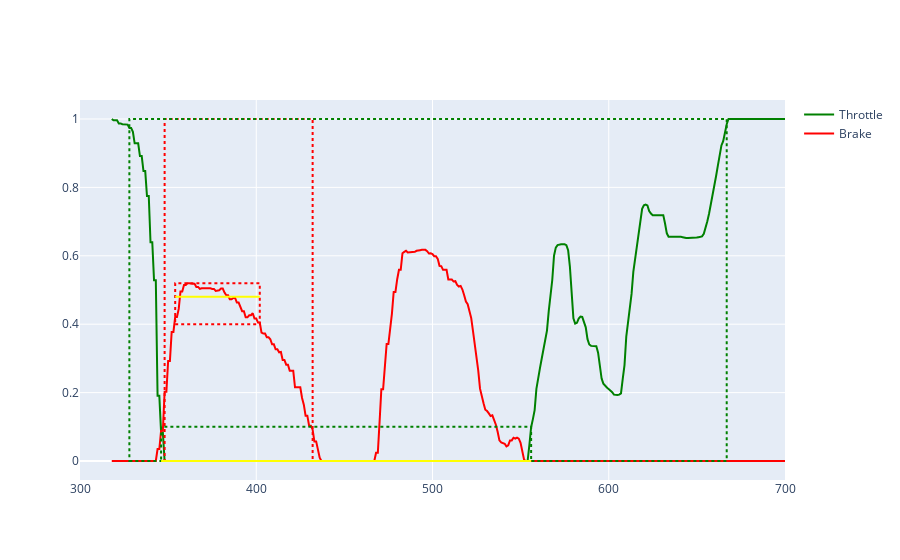
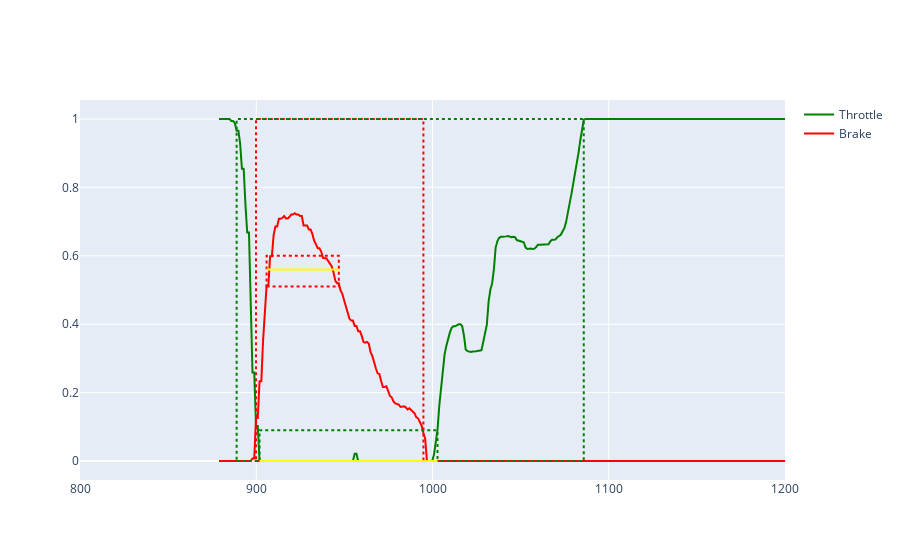
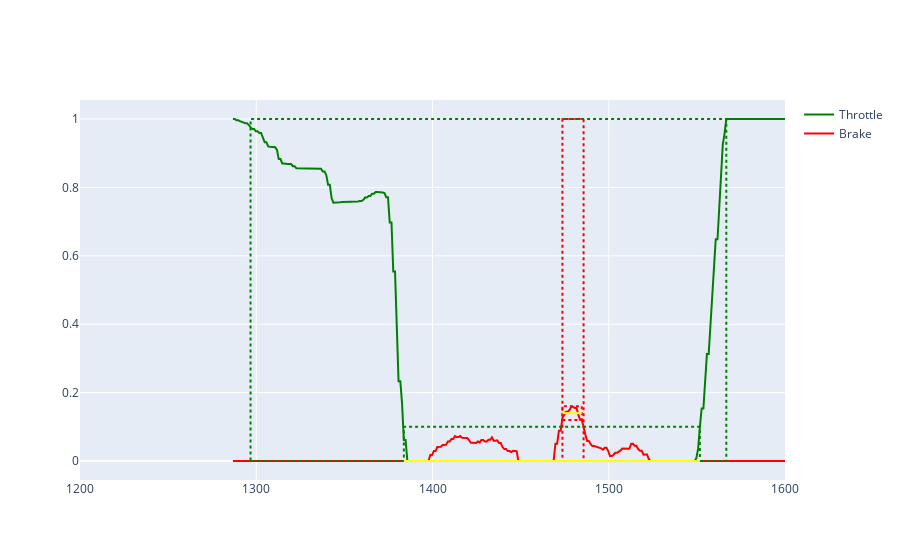
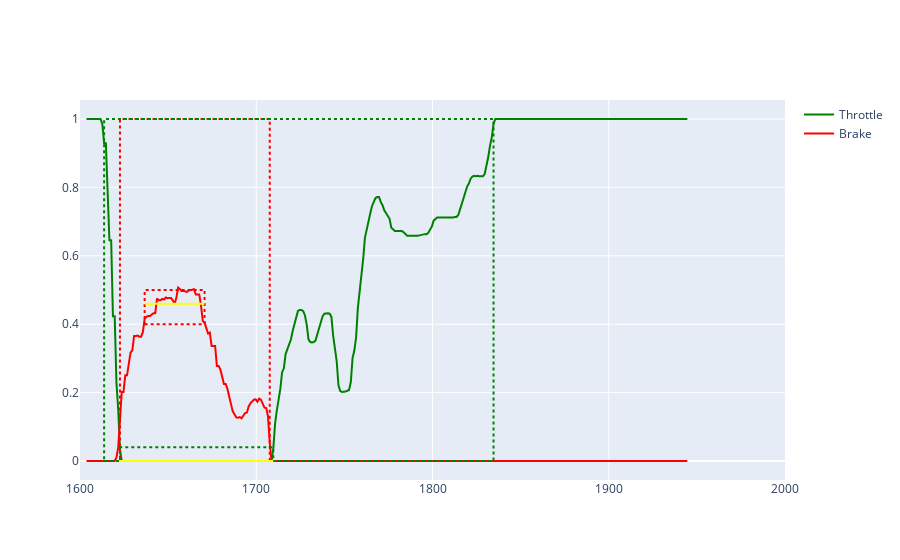

The notebook cell these images were saved under, in order:
### Code cell
brake_feature_args = {
    "brake_threshold": 0.1,
}
throttle_features_args = {
    # "throttle_threshold": 0.98,
}
sector_dfs = []


for i in range(len(sector_start_end)):
    start = sector_start_end[i]["start"]
    end = sector_start_end[i]["end"]
    sector = analyzer.section_df(track_df, sector_start_end[i]["start"], sector_start_end[i]["end"])
    if start > end:
        # add track_length to all distances that are less than start
        sector["DistanceRoundTrack"] = sector["DistanceRoundTrack"].apply(
            lambda x: x + track_df["DistanceRoundTrack"].max() if x < start else x
        )
    sector_dfs.append(sector)
    fig = lap_fig(sector, columns=["Throttle", "Brake"])
    # fig = lap_fig(sector, columns=["Throttle", "Brake", "SteeringAngle"])
    # lap_fig(sector, columns=["SteeringAngle"], fig=fig)

    throttle_or_brake = analyzer.sector_type(sector)

    # if throttle_or_brake == "brake":
    #     continue
    # if i != 2:
    #     continue
    # fig.show()
    title = f"{i} - {throttle_or_brake}<br>"

    brake_features = analyzer.brake_features(sector, **brake_feature_args)
    title += f"brake: {brake_features}<br>"
    if brake_features:  # and throttle_or_brake == "brake":
        fig_add_features(fig, brake_features)

    throttle_features = analyzer.throttle_features(sector, **throttle_features_args)
    if throttle_features:  # and throttle_or_brake == "throttle":
        fig_add_features(fig, throttle_features, color="green")
    title += f"throttle: {throttle_features}"

    # fig.update_layout(title=dict(text=title, font=dict(size=8)))

    fig.show()

### Figure 1 — Plotly figure (JSON) as saved in the notebook; plotly's stock layout.template omitted (floating-point values rounded to 4 significant figures; data arrays with more than 128 entries replaced by an {"elided": "..."} marker saying what was removed)
{"data": [{"line": {"color": "green"}, "marker": {"size": 1}, "name": "Throttle", "showlegend": true, "type": "scatter", "x": {"elided": "560 float values"}, "y": {"elided": "560 float values"}}, {"line": {"color": "red"}, "marker": {"size": 1}, "name": "Brake", "showlegend": true, "type": "scatter", "x": {"elided": "560 float values"}, "y": {"elided": "560 float values"}}], "layout": {"shapes": [{"line": {"color": "red", "dash": "dot", "width": 2}, "type": "rect", "x0": 348.0, "x1": 432.0, "xref": "x", "y0": 0, "y1": 1, "yref": "y"}, {"line": {"color": "red", "dash": "dot", "width": 2}, "type": "rect", "x0": 354.0, "x1": 402, "xref": "x", "y0": 0.4, "y1": 0.52, "yref": "y"}, {"line": {"color": "yellow", "width": 2}, "type": "line", "x0": 354.0, "x1": 402, "xref": "x", "y0": 0.48, "y1": 0.48, "yref": "y"}, {"line": {"color": "green", "dash": "dot", "width": 2}, "type": "rect", "x0": 328.0, "x1": 666.9, "xref": "x", "y0": 0, "y1": 1, "yref": "y"}, {"line": {"color": "green", "dash": "dot", "width": 2}, "type": "rect", "x0": 346.0, "x1": 556.0, "xref": "x", "y0": 0, "y1": 0.1, "yref": "y"}, {"line": {"color": "yellow", "width": 2}, "type": "line", "x0": 346.0, "x1": 556.0, "xref": "x", "y0": 0, "y1": 0, "yref": "y"}], "xaxis": {"dtick": 100, "range": [300, 700]}}}

### Figure 2 — Plotly figure (JSON) as saved in the notebook; plotly's stock layout.template omitted (floating-point values rounded to 4 significant figures; data arrays with more than 128 entries replaced by an {"elided": "..."} marker saying what was removed)
{"data": [{"line": {"color": "green"}, "marker": {"size": 1}, "name": "Throttle", "showlegend": true, "type": "scatter", "x": {"elided": "407 float values"}, "y": {"elided": "407 float values"}}, {"line": {"color": "red"}, "marker": {"size": 1}, "name": "Brake", "showlegend": true, "type": "scatter", "x": {"elided": "407 float values"}, "y": {"elided": "407 float values"}}], "layout": {"shapes": [{"line": {"color": "red", "dash": "dot", "width": 2}, "type": "rect", "x0": 899.9, "x1": 994.8, "xref": "x", "y0": 0, "y1": 1, "yref": "y"}, {"line": {"color": "red", "dash": "dot", "width": 2}, "type": "rect", "x0": 905.9, "x1": 946.9, "xref": "x", "y0": 0.51, "y1": 0.6, "yref": "y"}, {"line": {"color": "yellow", "width": 2}, "type": "line", "x0": 905.9, "x1": 946.9, "xref": "x", "y0": 0.56, "y1": 0.56, "yref": "y"}, {"line": {"color": "green", "dash": "dot", "width": 2}, "type": "rect", "x0": 888.9, "x1": 1086.0, "xref": "x", "y0": 0, "y1": 1, "yref": "y"}, {"line": {"color": "green", "dash": "dot", "width": 2}, "type": "rect", "x0": 901.9, "x1": 1003.0, "xref": "x", "y0": 0, "y1": 0.09, "yref": "y"}, {"line": {"color": "yellow", "width": 2}, "type": "line", "x0": 901.9, "x1": 1003.0, "xref": "x", "y0": 0, "y1": 0, "yref": "y"}], "xaxis": {"dtick": 100, "range": [800, 1200]}}}

### Figure 3 — Plotly figure (JSON) as saved in the notebook; plotly's stock layout.template omitted (floating-point values rounded to 4 significant figures; data arrays with more than 128 entries replaced by an {"elided": "..."} marker saying what was removed)
{"data": [{"line": {"color": "green"}, "marker": {"size": 1}, "name": "Throttle", "showlegend": true, "type": "scatter", "x": {"elided": "316 float values"}, "y": {"elided": "316 float values"}}, {"line": {"color": "red"}, "marker": {"size": 1}, "name": "Brake", "showlegend": true, "type": "scatter", "x": {"elided": "316 float values"}, "y": {"elided": "316 float values"}}], "layout": {"shapes": [{"line": {"color": "red", "dash": "dot", "width": 2}, "type": "rect", "x0": 1474.0, "x1": 1486.0, "xref": "x", "y0": 0, "y1": 1, "yref": "y"}, {"line": {"color": "red", "dash": "dot", "width": 2}, "type": "rect", "x0": 1474.0, "x1": 1485.0, "xref": "x", "y0": 0.12, "y1": 0.16, "yref": "y"}, {"line": {"color": "yellow", "width": 2}, "type": "line", "x0": 1474.0, "x1": 1485.0, "xref": "x", "y0": 0.14, "y1": 0.14, "yref": "y"}, {"line": {"color": "green", "dash": "dot", "width": 2}, "type": "rect", "x0": 1297.0, "x1": 1567.0, "xref": "x", "y0": 0, "y1": 1, "yref": "y"}, {"line": {"color": "green", "dash": "dot", "width": 2}, "type": "rect", "x0": 1384.0, "x1": 1552.0, "xref": "x", "y0": 0, "y1": 0.1, "yref": "y"}, {"line": {"color": "yellow", "width": 2}, "type": "line", "x0": 1384.0, "x1": 1552.0, "xref": "x", "y0": 0, "y1": 0, "yref": "y"}], "xaxis": {"dtick": 100, "range": [1200, 1600]}}}

### Figure 4 — Plotly figure (JSON) as saved in the notebook; plotly's stock layout.template omitted (floating-point values rounded to 4 significant figures; data arrays with more than 128 entries replaced by an {"elided": "..."} marker saying what was removed)
{"data": [{"line": {"color": "green"}, "marker": {"size": 1}, "name": "Throttle", "showlegend": true, "type": "scatter", "x": {"elided": "342 float values"}, "y": {"elided": "342 float values"}}, {"line": {"color": "red"}, "marker": {"size": 1}, "name": "Brake", "showlegend": true, "type": "scatter", "x": {"elided": "342 float values"}, "y": {"elided": "342 float values"}}], "layout": {"shapes": [{"line": {"color": "red", "dash": "dot", "width": 2}, "type": "rect", "x0": 1623.0, "x1": 1708.0, "xref": "x", "y0": 0, "y1": 1, "yref": "y"}, {"line": {"color": "red", "dash": "dot", "width": 2}, "type": "rect", "x0": 1637.0, "x1": 1671.0, "xref": "x", "y0": 0.4, "y1": 0.5, "yref": "y"}, {"line": {"color": "yellow", "width": 2}, "type": "line", "x0": 1637.0, "x1": 1671.0, "xref": "x", "y0": 0.46, "y1": 0.46, "yref": "y"}, {"line": {"color": "green", "dash": "dot", "width": 2}, "type": "rect", "x0": 1614.0, "x1": 1835.0, "xref": "x", "y0": 0, "y1": 1, "yref": "y"}, {"line": {"color": "green", "dash": "dot", "width": 2}, "type": "rect", "x0": 1623.0, "x1": 1710.0, "xref": "x", "y0": 0, "y1": 0.04, "yref": "y"}, {"line": {"color": "yellow", "width": 2}, "type": "line", "x0": 1623.0, "x1": 1710.0, "xref": "x", "y0": 0, "y1": 0, "yref": "y"}], "xaxis": {"dtick": 100, "range": [1600, 2000]}}}
